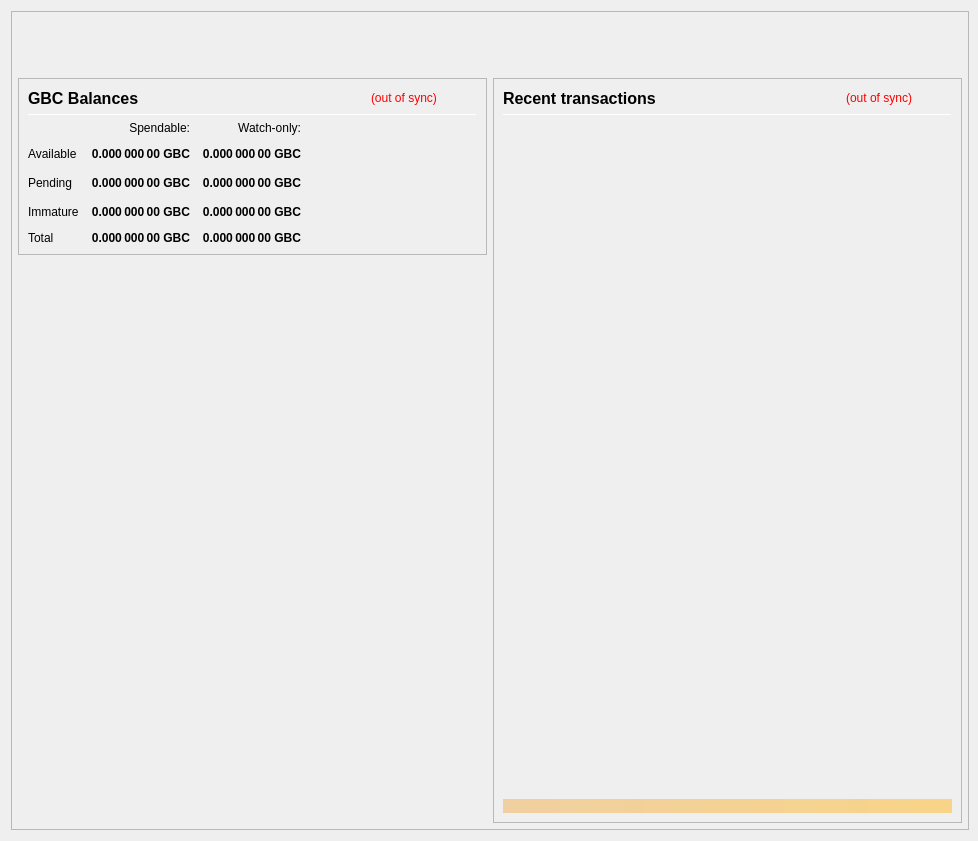
<?xml version="1.0" encoding="UTF-8"?>
<ui version="4.0">
 <class>OverviewPage</class>
 <widget class="QWidget" name="OverviewPage">
  <property name="geometry">
   <rect>
    <x>0</x>
    <y>0</y>
    <width>978</width>
    <height>841</height>
   </rect>
  </property>
  <property name="minimumSize">
   <size>
    <width>960</width>
    <height>682</height>
   </size>
  </property>
  <property name="font">
   <font>
    <weight>50</weight>
    <bold>false</bold>
   </font>
  </property>
  <property name="windowTitle">
   <string>Form</string>
  </property>
  <layout class="QVBoxLayout" name="topLayout" stretch="0">
   <property name="rightMargin">
    <number>9</number>
   </property>
   <item>
    <widget class="QFrame" name="frame_BG">
     <property name="minimumSize">
      <size>
       <width>850</width>
       <height>610</height>
      </size>
     </property>
     <property name="maximumSize">
      <size>
       <width>16777215</width>
       <height>16777215</height>
      </size>
     </property>
     <property name="frameShape">
      <enum>QFrame::StyledPanel</enum>
     </property>
     <property name="frameShadow">
      <enum>QFrame::Raised</enum>
     </property>
     <layout class="QVBoxLayout" name="verticalLayout_3" stretch="0">
      <property name="leftMargin">
       <number>0</number>
      </property>
      <property name="topMargin">
       <number>0</number>
      </property>
      <property name="rightMargin">
       <number>0</number>
      </property>
      <property name="bottomMargin">
       <number>6</number>
      </property>
      <item>
       <layout class="QVBoxLayout" name="verticalLayout_Master" stretch="0,1">
        <property name="leftMargin">
         <number>0</number>
        </property>
        <property name="topMargin">
         <number>0</number>
        </property>
        <property name="rightMargin">
         <number>0</number>
        </property>
        <property name="bottomMargin">
         <number>0</number>
        </property>
        <item>
         <widget class="QFrame" name="frame_Header">
          <layout class="QVBoxLayout" name="verticalLayout_Header" stretch="0">
           <property name="leftMargin">
            <number>0</number>
           </property>
           <property name="topMargin">
            <number>0</number>
           </property>
           <property name="rightMargin">
            <number>0</number>
           </property>
           <property name="bottomMargin">
            <number>0</number>
           </property>
           <item>
            <layout class="QHBoxLayout" name="horizontalLayout_Header" stretch="1,0">
             <property name="spacing">
              <number>6</number>
             </property>
             <item>
              <spacer name="horizontalSpacer_Header">
               <property name="orientation">
                <enum>Qt::Horizontal</enum>
               </property>
               <property name="sizeHint" stdset="0">
                <size>
                 <width>40</width>
                 <height>20</height>
                </size>
               </property>
              </spacer>
             </item>
             <item>
              <widget class="QLabel" name="labelOverviewHeaderRight">
               <property name="minimumSize">
                <size>
                 <width>464</width>
                 <height>60</height>
                </size>
               </property>
               <property name="maximumSize">
                <size>
                 <width>16777215</width>
                 <height>60</height>
                </size>
               </property>
               <property name="font">
                <font>
                 <pointsize>14</pointsize>
                </font>
               </property>
               <property name="text">
                <string/>
               </property>
               <property name="alignment">
                <set>Qt::AlignRight|Qt::AlignTrailing|Qt::AlignVCenter</set>
               </property>
              </widget>
             </item>
            </layout>
           </item>
          </layout>
         </widget>
        </item>
        <item>
         <widget class="QFrame" name="frame_Content">
          <layout class="QVBoxLayout" name="verticalLayout_Content">
           <property name="leftMargin">
            <number>6</number>
           </property>
           <property name="topMargin">
            <number>0</number>
           </property>
           <property name="rightMargin">
            <number>6</number>
           </property>
           <property name="bottomMargin">
            <number>0</number>
           </property>
           <item>
            <layout class="QHBoxLayout" name="horizontalLayout_Content" stretch="1,1">
             <property name="spacing">
              <number>6</number>
             </property>
             <item>
              <layout class="QVBoxLayout" name="verticalLayout_left" stretch="0,0">
               <item>
                <widget class="QFrame" name="frameBalances">
                 <property name="frameShape">
                  <enum>QFrame::StyledPanel</enum>
                 </property>
                 <property name="frameShadow">
                  <enum>QFrame::Raised</enum>
                 </property>
                 <layout class="QVBoxLayout" name="verticalLayout_4">
                  <item>
                   <layout class="QHBoxLayout" name="hlBalancesHeader" stretch="2,0,0">
                    <property name="spacing">
                     <number>6</number>
                    </property>
                    <item>
                     <widget class="QLabel" name="labelBalances">
                      <property name="minimumSize">
                       <size>
                        <width>0</width>
                        <height>0</height>
                       </size>
                      </property>
                      <property name="font">
                       <font>
                        <pointsize>12</pointsize>
                        <weight>75</weight>
                        <bold>true</bold>
                       </font>
                      </property>
                      <property name="text">
                       <string>GBC Balances</string>
                      </property>
                     </widget>
                    </item>
                    <item>
                     <widget class="QLabel" name="labelWalletStatus">
                      <property name="cursor">
                       <cursorShape>WhatsThisCursor</cursorShape>
                      </property>
                      <property name="toolTip">
                       <string>The displayed information may be out of date. Your wallet automatically synchronizes with the Gamebets network after a connection is established, but this process has not completed yet.</string>
                      </property>
                      <property name="styleSheet">
                       <string notr="true">QLabel { color: red; }</string>
                      </property>
                      <property name="text">
                       <string notr="true">(out of sync)</string>
                      </property>
                      <property name="alignment">
                       <set>Qt::AlignLeading|Qt::AlignLeft|Qt::AlignVCenter</set>
                      </property>
                     </widget>
                    </item>
                    <item>
                     <spacer name="hsBalancesHeader">
                      <property name="orientation">
                       <enum>Qt::Horizontal</enum>
                      </property>
                      <property name="sizeHint" stdset="0">
                       <size>
                        <width>40</width>
                        <height>20</height>
                       </size>
                      </property>
                     </spacer>
                    </item>
                   </layout>
                  </item>
                  <item>
                   <widget class="Line" name="lineBalances">
                    <property name="minimumSize">
                     <size>
                      <width>0</width>
                      <height>1</height>
                     </size>
                    </property>
                    <property name="maximumSize">
                     <size>
                      <width>16777215</width>
                      <height>1</height>
                     </size>
                    </property>
                    <property name="orientation">
                     <enum>Qt::Horizontal</enum>
                    </property>
                   </widget>
                  </item>
                  <item>
                   <layout class="QGridLayout" name="gridLayout">
                    <property name="spacing">
                     <number>12</number>
                    </property>
                    <item row="2" column="2">
                     <widget class="QLabel" name="labelWatchPending">
                      <property name="font">
                       <font>
                        <weight>75</weight>
                        <bold>true</bold>
                       </font>
                      </property>
                      <property name="cursor">
                       <cursorShape>ArrowCursor</cursorShape>
                      </property>
                      <property name="toolTip">
                       <string>Unconfirmed transactions to watch-only addresses</string>
                      </property>
                      <property name="text">
                       <string notr="true">0.000 000 00 GBC</string>
                      </property>
                      <property name="alignment">
                       <set>Qt::AlignRight|Qt::AlignTrailing|Qt::AlignVCenter</set>
                      </property>
                      <property name="textInteractionFlags">
                       <set>Qt::NoTextInteraction</set>
                      </property>
                     </widget>
                    </item>
                    <item row="2" column="1">
                     <widget class="QLabel" name="labelUnconfirmed">
                      <property name="font">
                       <font>
                        <weight>75</weight>
                        <bold>true</bold>
                       </font>
                      </property>
                      <property name="cursor">
                       <cursorShape>ArrowCursor</cursorShape>
                      </property>
                      <property name="toolTip">
                       <string>Total of transactions that have yet to be confirmed, and do not yet count toward the spendable balance</string>
                      </property>
                      <property name="text">
                       <string notr="true">0.000 000 00 GBC</string>
                      </property>
                      <property name="alignment">
                       <set>Qt::AlignRight|Qt::AlignTrailing|Qt::AlignVCenter</set>
                      </property>
                      <property name="textInteractionFlags">
                       <set>Qt::NoTextInteraction</set>
                      </property>
                     </widget>
                    </item>
                    <item row="3" column="2">
                     <widget class="QLabel" name="labelWatchImmature">
                      <property name="font">
                       <font>
                        <weight>75</weight>
                        <bold>true</bold>
                       </font>
                      </property>
                      <property name="cursor">
                       <cursorShape>ArrowCursor</cursorShape>
                      </property>
                      <property name="toolTip">
                       <string>Staked or masternode rewards in watch-only addresses that has not yet matured</string>
                      </property>
                      <property name="text">
                       <string notr="true">0.000 000 00 GBC</string>
                      </property>
                      <property name="alignment">
                       <set>Qt::AlignRight|Qt::AlignTrailing|Qt::AlignVCenter</set>
                      </property>
                      <property name="textInteractionFlags">
                       <set>Qt::NoTextInteraction</set>
                      </property>
                     </widget>
                    </item>
                    <item row="4" column="0">
                     <widget class="QLabel" name="labelTotalText">
                      <property name="text">
                       <string>Total</string>
                      </property>
                      <property name="textInteractionFlags">
                       <set>Qt::NoTextInteraction</set>
                      </property>
                     </widget>
                    </item>
                    <item row="3" column="1">
                     <widget class="QLabel" name="labelImmature">
                      <property name="font">
                       <font>
                        <weight>75</weight>
                        <bold>true</bold>
                       </font>
                      </property>
                      <property name="cursor">
                       <cursorShape>ArrowCursor</cursorShape>
                      </property>
                      <property name="toolTip">
                       <string>Staked or masternode rewards that has not yet matured</string>
                      </property>
                      <property name="text">
                       <string notr="true">0.000 000 00 GBC</string>
                      </property>
                      <property name="alignment">
                       <set>Qt::AlignRight|Qt::AlignTrailing|Qt::AlignVCenter</set>
                      </property>
                      <property name="textInteractionFlags">
                       <set>Qt::NoTextInteraction</set>
                      </property>
                     </widget>
                    </item>
                    <item row="2" column="3">
                     <spacer name="hsBalances">
                      <property name="orientation">
                       <enum>Qt::Horizontal</enum>
                      </property>
                      <property name="sizeHint" stdset="0">
                       <size>
                        <width>40</width>
                        <height>20</height>
                       </size>
                      </property>
                     </spacer>
                    </item>
                    <item row="3" column="0">
                     <widget class="QLabel" name="labelImmatureText">
                      <property name="text">
                       <string>Immature</string>
                      </property>
                      <property name="textInteractionFlags">
                       <set>Qt::NoTextInteraction</set>
                      </property>
                     </widget>
                    </item>
                    <item row="4" column="1">
                     <widget class="QLabel" name="labelTotal">
                      <property name="font">
                       <font>
                        <weight>75</weight>
                        <bold>true</bold>
                       </font>
                      </property>
                      <property name="cursor">
                       <cursorShape>ArrowCursor</cursorShape>
                      </property>
                      <property name="toolTip">
                       <string>Your current total balance</string>
                      </property>
                      <property name="text">
                       <string notr="true">0.000 000 00 GBC</string>
                      </property>
                      <property name="alignment">
                       <set>Qt::AlignRight|Qt::AlignTrailing|Qt::AlignVCenter</set>
                      </property>
                      <property name="textInteractionFlags">
                       <set>Qt::NoTextInteraction</set>
                      </property>
                     </widget>
                    </item>
                    <item row="4" column="2">
                     <widget class="QLabel" name="labelWatchTotal">
                      <property name="font">
                       <font>
                        <weight>75</weight>
                        <bold>true</bold>
                       </font>
                      </property>
                      <property name="cursor">
                       <cursorShape>ArrowCursor</cursorShape>
                      </property>
                      <property name="toolTip">
                       <string>Current total balance in watch-only addresses</string>
                      </property>
                      <property name="text">
                       <string notr="true">0.000 000 00 GBC</string>
                      </property>
                      <property name="alignment">
                       <set>Qt::AlignRight|Qt::AlignTrailing|Qt::AlignVCenter</set>
                      </property>
                      <property name="textInteractionFlags">
                       <set>Qt::NoTextInteraction</set>
                      </property>
                     </widget>
                    </item>
                    <item row="0" column="2">
                     <widget class="QLabel" name="labelWatchonly">
                      <property name="text">
                       <string>Watch-only:</string>
                      </property>
                      <property name="alignment">
                       <set>Qt::AlignRight|Qt::AlignTrailing|Qt::AlignVCenter</set>
                      </property>
                     </widget>
                    </item>
                    <item row="1" column="0">
                     <widget class="QLabel" name="labelBalanceText">
                      <property name="text">
                       <string>Available</string>
                      </property>
                      <property name="textInteractionFlags">
                       <set>Qt::NoTextInteraction</set>
                      </property>
                     </widget>
                    </item>
                    <item row="1" column="1">
                     <widget class="QLabel" name="labelBalance">
                      <property name="font">
                       <font>
                        <weight>75</weight>
                        <bold>true</bold>
                       </font>
                      </property>
                      <property name="cursor">
                       <cursorShape>ArrowCursor</cursorShape>
                      </property>
                      <property name="toolTip">
                       <string>Your current spendable balance</string>
                      </property>
                      <property name="text">
                       <string notr="true">0.000 000 00 GBC</string>
                      </property>
                      <property name="alignment">
                       <set>Qt::AlignRight|Qt::AlignTrailing|Qt::AlignVCenter</set>
                      </property>
                      <property name="textInteractionFlags">
                       <set>Qt::NoTextInteraction</set>
                      </property>
                     </widget>
                    </item>
                    <item row="1" column="2">
                     <widget class="QLabel" name="labelWatchAvailable">
                      <property name="font">
                       <font>
                        <weight>75</weight>
                        <bold>true</bold>
                       </font>
                      </property>
                      <property name="cursor">
                       <cursorShape>ArrowCursor</cursorShape>
                      </property>
                      <property name="toolTip">
                       <string>Your current balance in watch-only addresses</string>
                      </property>
                      <property name="text">
                       <string notr="true">0.000 000 00 GBC</string>
                      </property>
                      <property name="alignment">
                       <set>Qt::AlignRight|Qt::AlignTrailing|Qt::AlignVCenter</set>
                      </property>
                      <property name="textInteractionFlags">
                       <set>Qt::NoTextInteraction</set>
                      </property>
                     </widget>
                    </item>
                    <item row="2" column="0">
                     <widget class="QLabel" name="labelPendingText">
                      <property name="text">
                       <string>Pending</string>
                      </property>
                      <property name="textInteractionFlags">
                       <set>Qt::NoTextInteraction</set>
                      </property>
                     </widget>
                    </item>
                    <item row="0" column="1">
                     <widget class="QLabel" name="labelSpendable">
                      <property name="text">
                       <string>Spendable:</string>
                      </property>
                      <property name="alignment">
                       <set>Qt::AlignRight|Qt::AlignTrailing|Qt::AlignVCenter</set>
                      </property>
                     </widget>
                    </item>
                   </layout>
                  </item>
                 </layout>
                </widget>
               </item>
               <item>
                <spacer name="verticalSpacer">
                 <property name="orientation">
                  <enum>Qt::Vertical</enum>
                 </property>
                 <property name="sizeHint" stdset="0">
                  <size>
                   <width>20</width>
                   <height>40</height>
                  </size>
                 </property>
                </spacer>
               </item>
              </layout>
             </item>
             <item>
              <layout class="QVBoxLayout" name="verticalLayout_right" stretch="1">
               <item>
                <widget class="QFrame" name="frame_RecentTransactions">
                 <property name="minimumSize">
                  <size>
                   <width>0</width>
                   <height>0</height>
                  </size>
                 </property>
                 <property name="frameShape">
                  <enum>QFrame::StyledPanel</enum>
                 </property>
                 <property name="frameShadow">
                  <enum>QFrame::Raised</enum>
                 </property>
                 <layout class="QVBoxLayout" name="verticalLayout_1" stretch="0,0,0,0,0">
                  <item>
                   <layout class="QHBoxLayout" name="horizontalLayout_2" stretch="2,0,0">
                    <property name="spacing">
                     <number>3</number>
                    </property>
                    <item>
                     <widget class="QLabel" name="label_4">
                      <property name="minimumSize">
                       <size>
                        <width>0</width>
                        <height>20</height>
                       </size>
                      </property>
                      <property name="font">
                       <font>
                        <pointsize>12</pointsize>
                        <weight>75</weight>
                        <bold>true</bold>
                       </font>
                      </property>
                      <property name="text">
                       <string>Recent transactions</string>
                      </property>
                     </widget>
                    </item>
                    <item>
                     <widget class="QLabel" name="labelTransactionsStatus">
                      <property name="cursor">
                       <cursorShape>WhatsThisCursor</cursorShape>
                      </property>
                      <property name="toolTip">
                       <string>The displayed information may be out of date. Your wallet automatically synchronizes with the Gamebets network after a connection is established, but this process has not completed yet.</string>
                      </property>
                      <property name="styleSheet">
                       <string notr="true">QLabel { color: red; }</string>
                      </property>
                      <property name="text">
                       <string notr="true">(out of sync)</string>
                      </property>
                      <property name="alignment">
                       <set>Qt::AlignRight|Qt::AlignTrailing|Qt::AlignVCenter</set>
                      </property>
                     </widget>
                    </item>
                    <item>
                     <spacer name="horizontalSpacer">
                      <property name="orientation">
                       <enum>Qt::Horizontal</enum>
                      </property>
                      <property name="sizeHint" stdset="0">
                       <size>
                        <width>40</width>
                        <height>20</height>
                       </size>
                      </property>
                     </spacer>
                    </item>
                   </layout>
                  </item>
                  <item>
                   <widget class="Line" name="line">
                    <property name="minimumSize">
                     <size>
                      <width>0</width>
                      <height>1</height>
                     </size>
                    </property>
                    <property name="maximumSize">
                     <size>
                      <width>16777215</width>
                      <height>1</height>
                     </size>
                    </property>
                    <property name="orientation">
                     <enum>Qt::Horizontal</enum>
                    </property>
                   </widget>
                  </item>
                  <item>
                   <widget class="QListView" name="listTransactions">
                    <property name="minimumSize">
                     <size>
                      <width>0</width>
                      <height>0</height>
                     </size>
                    </property>
                    <property name="styleSheet">
                     <string notr="true">QListView { background: transparent; }</string>
                    </property>
                    <property name="frameShape">
                     <enum>QFrame::NoFrame</enum>
                    </property>
                    <property name="verticalScrollBarPolicy">
                     <enum>Qt::ScrollBarAlwaysOff</enum>
                    </property>
                    <property name="horizontalScrollBarPolicy">
                     <enum>Qt::ScrollBarAlwaysOff</enum>
                    </property>
                    <property name="selectionMode">
                     <enum>QAbstractItemView::NoSelection</enum>
                    </property>
                   </widget>
                  </item>
                  <item>
                   <spacer name="verticalSpacer_2">
                    <property name="orientation">
                     <enum>Qt::Vertical</enum>
                    </property>
                    <property name="sizeType">
                     <enum>QSizePolicy::Expanding</enum>
                    </property>
                    <property name="sizeHint" stdset="0">
                     <size>
                      <width>20</width>
                      <height>40</height>
                     </size>
                    </property>
                   </spacer>
                  </item>
                  <item>
                   <widget class="QLabel" name="labelAlerts">
                    <property name="maximumSize">
                     <size>
                      <width>16777215</width>
                      <height>16777215</height>
                     </size>
                    </property>
                    <property name="styleSheet">
                     <string notr="true">background-color: qlineargradient(x1: 0, y1: 0, x2: 1, y2: 0, stop:0 #F0D0A0, stop:1 #F8D488); color:#000000;</string>
                    </property>
                    <property name="text">
                     <string/>
                    </property>
                    <property name="wordWrap">
                     <bool>true</bool>
                    </property>
                    <property name="margin">
                     <number>3</number>
                    </property>
                   </widget>
                  </item>
                 </layout>
                </widget>
               </item>
              </layout>
             </item>
            </layout>
           </item>
          </layout>
         </widget>
        </item>
       </layout>
      </item>
     </layout>
    </widget>
   </item>
  </layout>
 </widget>
 <resources/>
 <connections/>
</ui>
